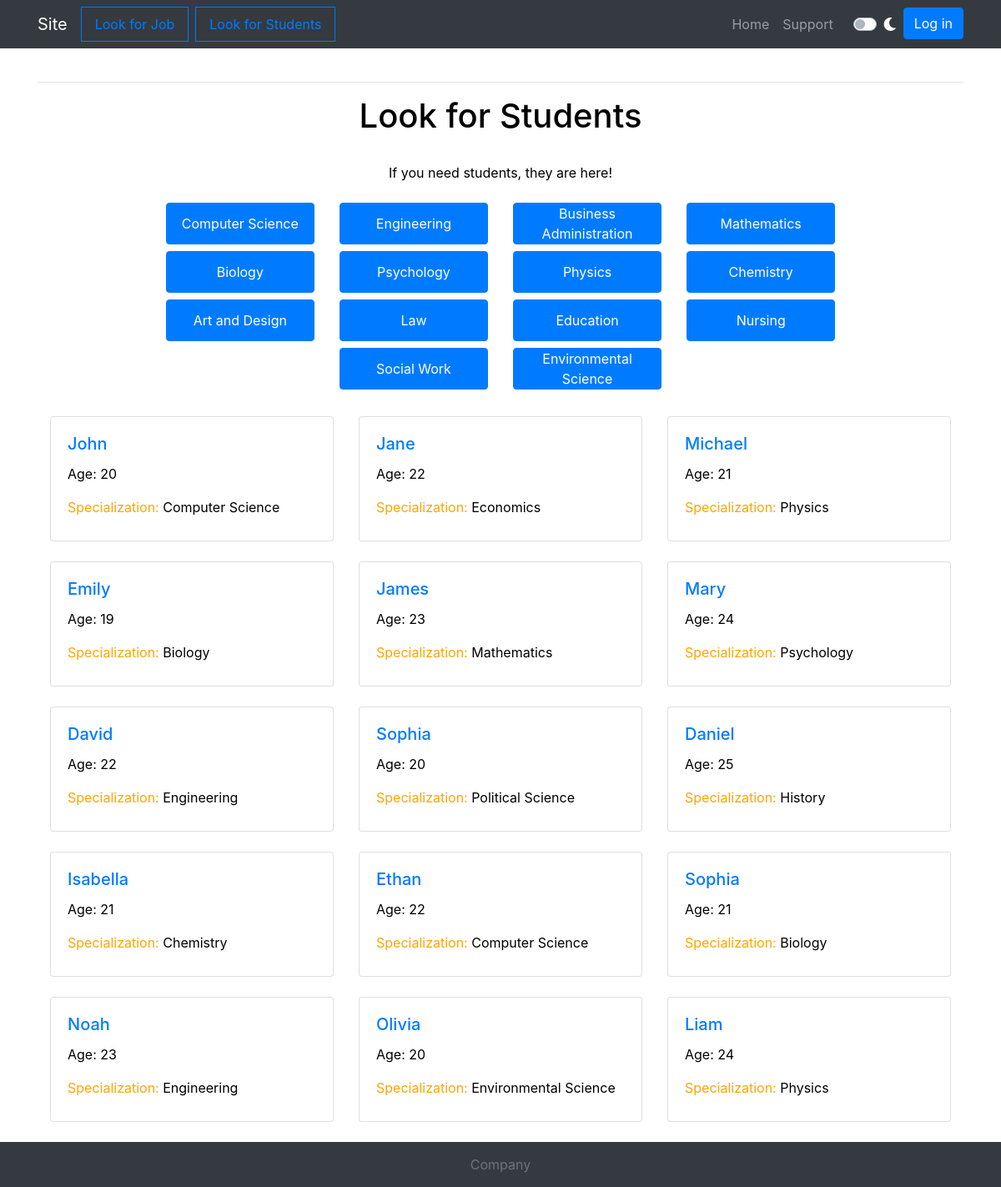
Screenshot of /look_for_student/ with the database file from the repository.
### lookForStudent/models.py (models this page shows, shortened)
class SpecializationCategory(models.Model):
    name = models.TextField(max_length=255)
    slug = models.SlugField(max_length=255, unique=True, editable=False)
    def get_absolute_url(self):
        return reverse('specialization_category', kwargs={'category_slug': self.slug})
    class Meta:
        verbose_name = "Specialization categories"
        verbose_name_plural = "Specialization categories"
        ordering = ['pk']

class Student(models.Model):
    class Status(models.IntegerChoices):
        DRAFT = 0, 'draft blank'
        PUBLISHED = 1, 'published'
    class Meta:
        verbose_name = "Blanks"
        verbose_name_plural = "Blanks"
        ordering = ['pk']
    gender = models.TextField(max_length=1)
    name = models.TextField(max_length=255)
    surname = models.TextField(max_length=255)
    age = models.IntegerField()
    phone = models.TextField(max_length=255, unique=True)
    email = models.TextField(max_length=255, unique=True)
    university = models.TextField(max_length=255)
    specialization = models.TextField(max_length=255)
    category = models.ForeignKey('SpecializationCategory', on_delete=models.CASCADE, related_name='category')
    degree = models.TextField(max_length=255)
    course = models.IntegerField()
    description = models.TextField(max_length=1000, blank=True)
    created_time = models.DateTimeField(auto_now_add=True)
    changed_time = models.DateTimeField(auto_now=True)
    slug = models.SlugField(max_length=255, unique=True, editable=False)
    is_published = models.BooleanField(default=tuple(map(lambda x: (bool(x[0]), x[1]), Status.choices)), choices=Status.choices)
    objects = models.Manager()
    published = PublishedManager()
    def get_absolute_url(self):
        return reverse('student_blank', kwargs={'student_slug': self.slug})

### lookForStudent/views.py (the view)
# urls.py: path('', views.look_student_main, name='look_student_main'),
def look_student_main(request: HttpRequest):
    data = {
        'students': Student.published.all().select_related('category'),
        'categories' : SpecializationCategory.objects.all(),
        'cur_category': None
    }
    return render(request, 'lookForStudent/students_all_blanks_block.html', data)

### lookForStudent/models.py (called while the page is built)
    def get_queryset(self):
        return super().get_queryset().filter(is_published=Student.Status.PUBLISHED)

### lookForStudent/templates/lookForStudent/students_all_blanks_block.html
{% extends "./lookForStudent_main.html" %}
{% block blanks %}
<div align="center">
    <br>
    <div class="container">
        <div class="row justify-content-center">
            {% for student in students %}
                <div class="col-md-4 mb-4">
                    <div class="card" style="min-height: 150px;">
                        <div class="card-body text-center">
                            <h5 class="card-title" align="left"><a href="{{ student.get_absolute_url }}">{{ student.name }}</a></h5>
                            <p class="card-text" align="left">Age: {{ student.age }}</p>
                            <p class="card-text" align="left"><span style="color: orange;">Specialization:</span> {{ student.specialization }}</p>
                        </div>
                    </div>
                </div>
                {% if forloop.counter|divisibleby:3 and not forloop.last %}
                    </div><div class="row justify-content-center">
                {% endif %}
            {% endfor %}
        </div>
    </div>
</div>
{% endblock %}

### lookForStudent/templates/lookForStudent/lookForStudent_main.html
{% extends "../index.html" %}
{% block content %}
    <div class="col-md-9 mx-auto text-center">
        <div>
            <h1>Look for Students</h1>
            <br>
            <p>If you need students, they are here!</p>
        </div>
        <div class="mt-4">
            <div class="row justify-content-center">
                {% for category in categories %}
                <div class="col-md-3 mb-2 d-flex">
                    {% if cur_category and cur_category.id == category.id %}
                        <button class="btn w-100 d-flex align-items-center justify-content-center" style="height: 50px; background-color: #6bcf6f; color: white;">
                            <span>{{ category.name }}</span>
                        </button>
                    {% else %}
                        <a href="{{ category.get_absolute_url }}" class="btn btn-primary w-100 d-flex align-items-center justify-content-center"
                           style="height: 50px; text-decoration: none; color: white;">
                            {{ category.name }}
                        </a>
                    {% endif %}
                </div>
                {% endfor %}
            </div>
        </div>
    </div>
    {% block blanks %}
    {% endblock %}
{% endblock %}

### templates/index.html (shortened to what this page needs)
<!DOCTYPE html>
<html lang="en">
<head>
    <link rel="stylesheet" href="https://stackpath.bootstrapcdn.com/bootstrap/4.5.2/css/bootstrap.min.css">
    <link rel="stylesheet" href="https://cdnjs.cloudflare.com/ajax/libs/font-awesome/5.15.4/css/all.min.css">
</head>
<body>
    <nav class="navbar navbar-expand-lg navbar-dark bg-dark">
        <div class="container">
            <a class="navbar-brand" href="{% url 'start_main' %}">Site</a>
            <div class="d-flex">
                <a class="nav-link border border-primary text-primary" href="{% url 'look_job_main' %}">Look for Job</a>
                <a class="nav-link border border-primary text-primary" href="{% url 'look_student_main' %}">Look for Students</a>
            </div>
            <div class="collapse navbar-collapse" id="navbarNav">
                <ul class="navbar-nav ml-auto">
                    <li class="nav-item">
                        <a class="nav-link" href="{% url 'start_main' %}">Home</a>
                    </li>
                    <li class="nav-item">
                        <a class="nav-link" href="{% url 'support_main' %}">Support</a>
                    </li>
                    <li class="nav-item d-flex align-items-center ml-3">
                        <div class="custom-control custom-switch">
                            <label class="custom-control-label" for="themeSwitch">
                                <i class="fas fa-moon text-light" id="moonIcon"></i>
                            </label>
                        </div>
                    </li>
                    <li class="nav-item">
                        <button class="btn btn-primary ml-2">Log in</button>
                    </li>
                </ul>
            </div>
        </div>
    </nav>
    <div class="container mt-4 content">
        <hr>
        {% block content %}
        {% endblock %}
    </div>
    <footer class="footer mt-auto">
        <div class="container">
            <span class="text-muted">Company</span>
        </div>
    </footer>
</body>
</html>

### templates/index.html (style rules this page uses)
html, body { height: 100%; }
body { display: flex; flex-direction: column; min-height: 100vh; background-color: #ffffff; color: #000000; transition: background-color 0.3s, color 0.3s; }
.content { flex: 1; }
.footer { background-color: #343a40; color: #ffffff; text-align: center; padding: 15px 0; }

### rows the page displays
SpecializationCategory: name "Computer Science"
SpecializationCategory: name "Engineering"
SpecializationCategory: name "Business Administration"
SpecializationCategory: name "Mathematics"
SpecializationCategory: name "Biology"
SpecializationCategory: name "Psychology"
SpecializationCategory: name "Physics"
SpecializationCategory: name "Chemistry"
SpecializationCategory: name "Art and Design"
SpecializationCategory: name "Law"
SpecializationCategory: name "Education"
SpecializationCategory: name "Nursing"
SpecializationCategory: name "Social Work"
SpecializationCategory: name "Environmental Science"
Student: name "John", age "20", specialization "Computer Science"
Student: name "Jane", age "22", specialization "Economics"
Student: name "Michael", age "21", specialization "Physics"
Student: name "Emily", age "19", specialization "Biology"
Student: name "James", age "23", specialization "Mathematics"
Student: name "Mary", age "24", specialization "Psychology"
Student: name "David", age "22", specialization "Engineering"
Student: name "Sophia", age "20", specialization "Political Science"
Student: name "Daniel", age "25", specialization "History"
Student: name "Isabella", age "21", specialization "Chemistry"
Student: name "Ethan", age "22", specialization "Computer Science"
Student: name "Sophia", age "21", specialization "Biology"
Student: name "Noah", age "23", specialization "Engineering"
Student: name "Olivia", age "20", specialization "Environmental Science"
Student: name "Liam", age "24", specialization "Physics"
